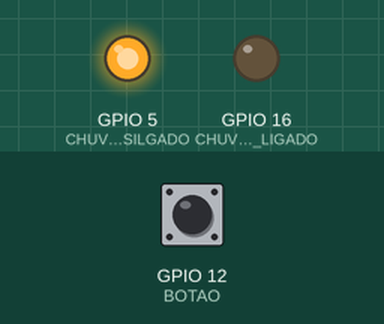
Bench run of a sketch on a simulated ESP8266 (NodeMCU). On the bench: output pins drawn as LEDs (lit = HIGH). Inputs (shaded band) come from the test bench; at power-on: GPIO 12 (BOTAO) LOW. WiFi joins after 1.5 s; servers stay silent unless stated; what the sketch prints to the serial monitor is not drawn.

Above: at 2.7 s.
2.8 s: GPIO 12 (BOTAO) pulled HIGH for 0.15 s
At 2.87 s:
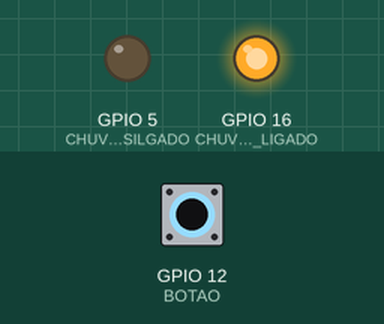
4.4 s: GPIO 12 (BOTAO) pulled HIGH for 3.2 s
At 8.2 s:
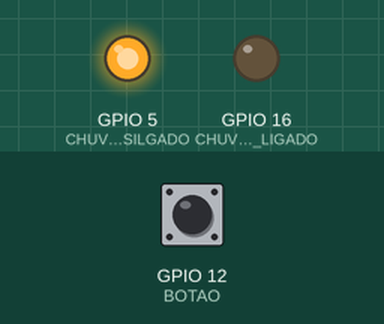
Timing chart, 0 to 9.7 s (numbered marks = the images above; inputs shaded):
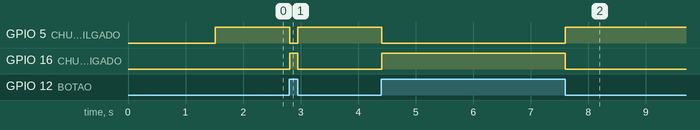

The sketch:

modulo_analise_dados.ino
```cpp
#include <ESP8266WiFi.h>

// CONSTANTES
const int CHUVEIRO_LIGADO = 16;
const int CHUVEIRO_DESILGADO = 05;
const int BOTAO = 12;

// Nome do seu wifi
const char* ssid = "******";

// Senha do seu wifi
const char* password = "******";

// Host
IPAddress server(192,168,100,4);

// Inicializa cliente
WiFiClient client;

// VARIAVEIS GLOBAIS
uint32_t tempoFinal = 0;
uint32_t tempoAtual = 0;
uint32_t tempoInicial = 0;
String codigo = "78945"; // código chuveiro

int flagControle = 0;

// INICIO PROGRAMAÇÃO
void setup() {
  // inicializa as portas da indicação se o chuveiro está ligado
  pinMode(CHUVEIRO_LIGADO, OUTPUT);
  pinMode(CHUVEIRO_DESILGADO, OUTPUT);

  // Para o node mcu esp8266
  Serial.begin(9600);

  // inicializa porta do simulador do sensor do chuveiro
  pinMode(BOTAO, INPUT);

  // configuração conexão
  configWifi();
}

void loop() {

  byte valor = digitalRead(BOTAO);

  analisaTempoChuveiro(valor);

}

void analisaTempoChuveiro(byte valor) {
    if(valor == HIGH) {
      // simulação sensor chuveiro
      digitalWrite(CHUVEIRO_LIGADO, HIGH);
      digitalWrite(CHUVEIRO_DESILGADO, LOW);

      tempoAtual = millis();
      if(flagControle == 0) {
        flagControle = 1;
        tempoInicial = tempoAtual;
        Serial.println("ligou chuveiro");
      }

  } else {
      // simulação sensor chuveiro
      digitalWrite(CHUVEIRO_DESILGADO, HIGH);
      digitalWrite(CHUVEIRO_LIGADO, LOW);

      if (flagControle == 1) {
        // reseta flag de controle
        flagControle = 0;

        // tempo utilizado do chuveiro
        tempoFinal = tempoAtual - tempoInicial;

        // reset variável para próximma utilização do chuveiro
        tempoAtual = 0;
        tempoInicial = 0;

        // envio do tempo para o servidor
        sendServidor(tempoFinal);
        Serial.print("tempo total no chuveiro: ");
        Serial.println(tempoFinal);
        Serial.println("chuveiro desligado");
      }

      delay(10);
  }
}

void sendServidor(uint32_t tempo){
  if (client.connect(server, 8080)) {
      Serial.println("connected");
      // cosntroi um HTTP request:
      String clausula = "GET /chuveiro/";
      String parametros = String(tempo) + " HTTP/1.0";
      String result = clausula + parametros;
      client.println(result);
      client.println();
      Serial.println(result);
      Serial.println("Info enviado ao servidor");
    }
}

void configWifi() {
  delay(10);

  // Mostra no monitor serial informacoes de conexao da rede
  Serial.println();
  Serial.println();
  Serial.print("conectando em ");
  Serial.println(ssid);

  // Inicializando a conexao
  WiFi.begin(ssid, password);

  /* Enquanto não conseguir conectar
    imprime um ponto na tela (dá a ideia de que esta carregando :)) */
  while (WiFi.status() != WL_CONNECTED) {
    delay(500);
    Serial.print(".");
  }

  Serial.println("");
  Serial.println("WiFi connectado");

  // Mostra o IP do servidor
  Serial.println(WiFi.localIP());

  Serial.print("MAC: ");
  Serial.println(WiFi.macAddress());
}
```

Measured:
- after the input at 2.8 s, GPIO 5 (CHUVEIRO_DESILGADO): HIGH → LOW at once, → HIGH 0.14 s later; GPIO 16 (CHUVEIRO_LIGADO): LOW → HIGH at once, → LOW 0.14 s later
- after the input at 4.4 s, GPIO 5 (CHUVEIRO_DESILGADO): HIGH → LOW at once, → HIGH 3.2 s later; GPIO 16 (CHUVEIRO_LIGADO): LOW → HIGH at once, → LOW 3.2 s later
